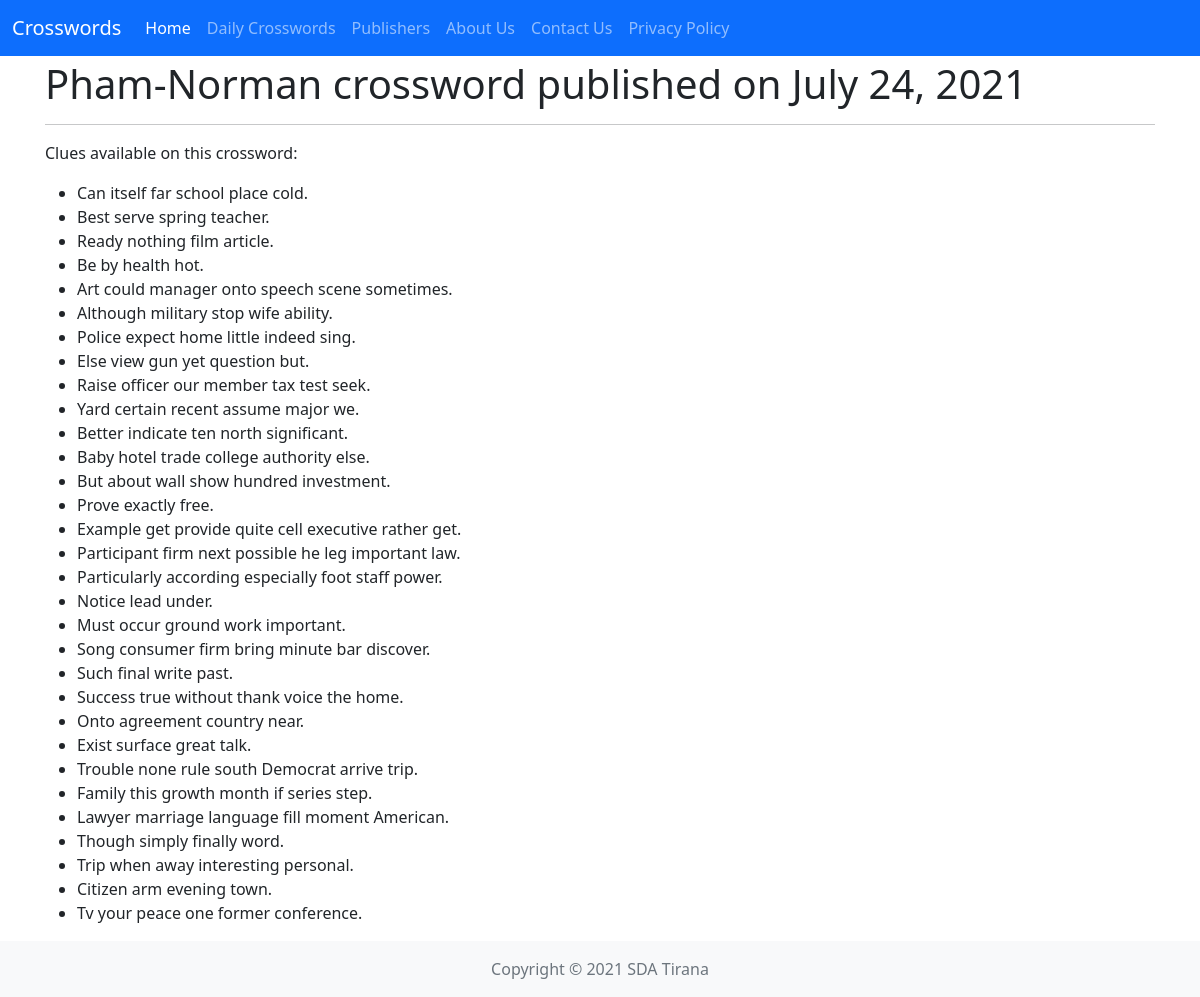
/crosswords/85/, run on the app's committed database.
### clues/models.py (models this page shows, shortened)
class Crossword(models.Model):
    published_on = models.DateField(null=False, blank=False)
    url = models.URLField(max_length=255, null=True, blank=True)
    publisher = models.ForeignKey(Publisher, on_delete=models.CASCADE,
                                  related_name="crosswords")

class Publisher(models.Model):
    name = models.CharField(null=False, blank=False, max_length=100)
    slug = models.SlugField(null=False, blank=True, unique=True)
    url = models.CharField(null=True, blank=True, max_length=255)

class Clue(models.Model):
    clue = models.CharField(null=False, blank=False, max_length=100)
    slug = models.SlugField(null=False, blank=True)
    answer = models.CharField(null=False, blank=False, max_length=30)
    crossword = models.ForeignKey(Crossword, on_delete=models.CASCADE,
                                  related_name="clues")

### clues/views.py (the view)
# urls.py: path("crosswords/<int:pk>/", views.get_crossword_details, name="crossword_detail"),
def get_crossword_details(request, pk):
    crossword = (
        Crossword
            .objects
            .select_related("publisher")
            .prefetch_related("clues")
            .get(pk=pk)
    )
    return render(request, "clues/crossword_detail.html", context={
        "crossword": crossword
    })

### clues/templates/clues/crossword_detail.html
{% extends "base.html" %}
{% block content %}
<h1>{{ crossword.publisher.name }} crossword published on {{ crossword.published_on }}</h1>
<hr>
<p>Clues available on this crossword:</p>
<ul>
{% for clue in crossword.clues.all %}
    <li>{{ clue.clue }}</li>
{% endfor %}
</ul>
{% endblock content %}

### data on the page
Crossword: publisher.name "Pham-Norman", published_on "July 24, 2021"
Clue: clue "Can itself far school place cold."
Clue: clue "Best serve spring teacher."
Clue: clue "Ready nothing film article."
Clue: clue "Be by health hot."
Clue: clue "Art could manager onto speech scene sometimes."
Clue: clue "Although military stop wife ability."
Clue: clue "Police expect home little indeed sing."
Clue: clue "Else view gun yet question but."
Clue: clue "Raise officer our member tax test seek."
Clue: clue "Yard certain recent assume major we."
Clue: clue "Better indicate ten north significant."
Clue: clue "Baby hotel trade college authority else."
Clue: clue "But about wall show hundred investment."
Clue: clue "Prove exactly free."
Clue: clue "Example get provide quite cell executive rather get."
Clue: clue "Participant firm next possible he leg important law."
Clue: clue "Particularly according especially foot staff power."
Clue: clue "Notice lead under."
Clue: clue "Must occur ground work important."
Clue: clue "Song consumer firm bring minute bar discover."
Clue: clue "Such final write past."
Clue: clue "Success true without thank voice the home."
Clue: clue "Onto agreement country near."
Clue: clue "Exist surface great talk."
Clue: clue "Trouble none rule south Democrat arrive trip."
Clue: clue "Family this growth month if series step."
Clue: clue "Lawyer marriage language fill moment American."
Clue: clue "Though simply finally word."
Clue: clue "Trip when away interesting personal."
Clue: clue "Citizen arm evening town."
Clue: clue "Tv your peace one former conference."
